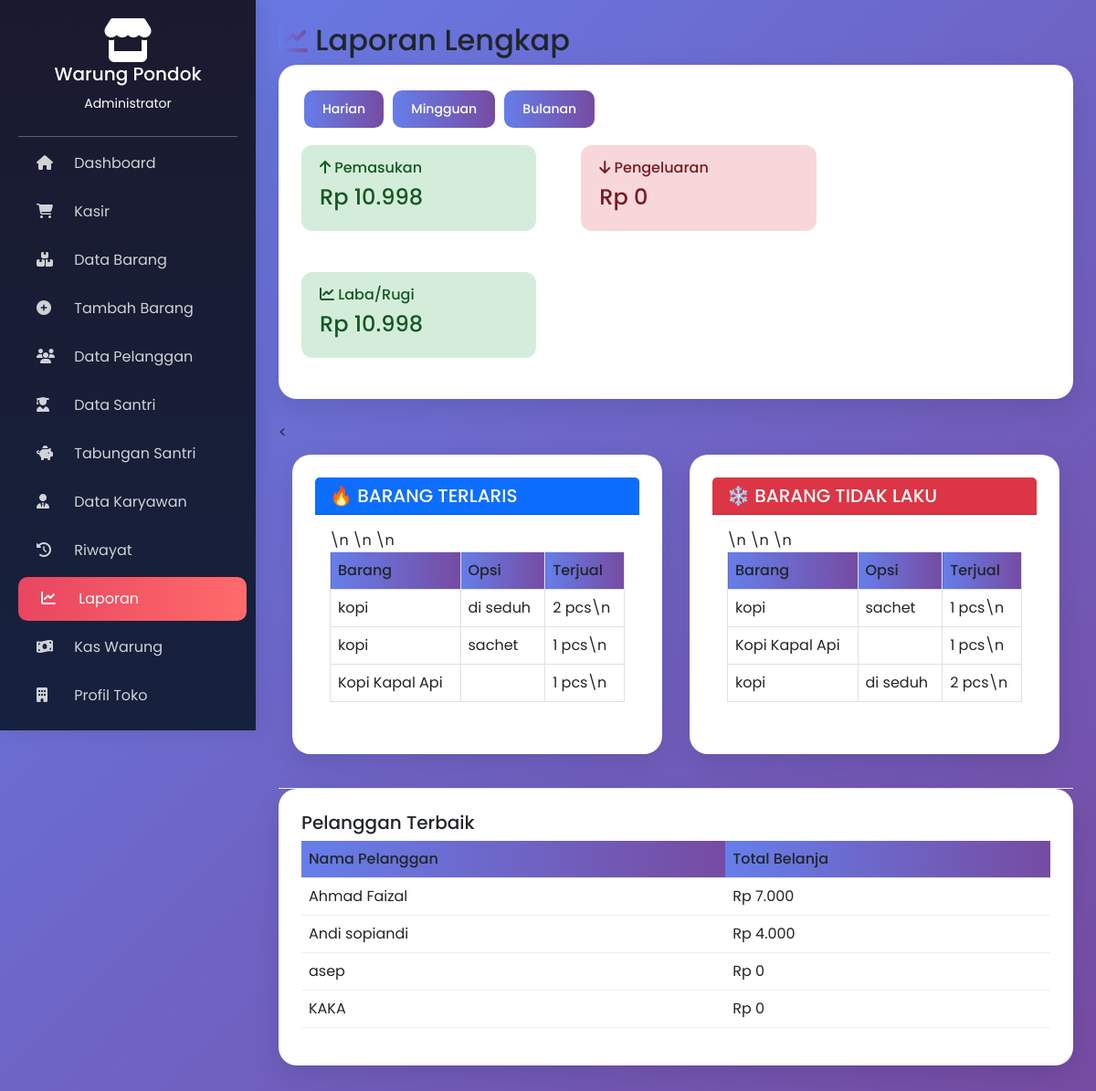
Page /?page=laporan (signed in) on the committed database.
### tables this page shows
CREATE TABLE `profil_toko` (
  `id` int(11) NOT NULL DEFAULT 1,
  `nama_toko` varchar(100) NOT NULL DEFAULT 'Warung Pondok',
  `alamat` text DEFAULT NULL,
  `no_telp` varchar(20) DEFAULT NULL,
  `email` varchar(50) DEFAULT NULL,
  `logo` varchar(100) DEFAULT NULL,
  `footer_text` varchar(255) DEFAULT 'Terima kasih atas kunjungan Anda',
  `created_at` datetime DEFAULT current_timestamp(),
  `updated_at` datetime DEFAULT current_timestamp() ON UPDATE current_timestamp()
);

CREATE TABLE `pelanggan` (
  `id` int(11) NOT NULL,
  `kode_pelanggan` varchar(20) NOT NULL,
  `nama_pelanggan` varchar(100) NOT NULL,
  `no_telp` varchar(15) DEFAULT NULL,
  `alamat` text DEFAULT NULL,
  `total_belanja` decimal(10,2) DEFAULT 0.00,
  `terakhir_belanja` date DEFAULT NULL,
  `status` enum('aktif','nonaktif') DEFAULT 'aktif'
);

### index.php (the view, shortened to what this page needs)
<?php
$host = 'localhost';
$dbname = 'warung_pondok';
$user = 'root';
$pass = '';
try {
    $pdo = new PDO("mysql:host=$host;dbname=$dbname", $user, $pass);
    $pdo->setAttribute(PDO::ATTR_ERRMODE, PDO::ERRMODE_EXCEPTION);
} catch(PDOException $e) {
    die("Koneksi gagal: " . $e->getMessage());
}
function rupiah($angka) {
    return "Rp " . number_format(floatval($angka), 0, ',', '.');
}
function isLoggedIn() {
    return isset($_SESSION['user_id']);
}
function isAdmin() {
    return isset($_SESSION['role']) && $_SESSION['role'] == 'admin';
}
function getProfil($pdo) {
    $stmt = $pdo->query("SELECT * FROM profil_toko WHERE id = 1");
    return $stmt->fetch(PDO::FETCH_ASSOC);
}
try {
    $pdo->query("SELECT 1 FROM santri LIMIT 1");
} catch(PDOException $e) {}
$page = $_GET['page'] ?? 'login';
?>
<!DOCTYPE html>
<html lang="id">
<head>
    <link href="https://cdn.jsdelivr.net/npm/bootstrap@5.3.0/dist/css/bootstrap.min.css" rel="stylesheet">
    <link rel="stylesheet" href="https://cdnjs.cloudflare.com/ajax/libs/font-awesome/6.4.0/css/all.min.css">
</head>
<body class="<?= !isLoggedIn() ? 'login-page' : '' ?>">
<?php if(!isLoggedIn()): ?>
    <div class="login-box">
        <div class="text-center mb-4">
            <i class="fas fa-store fa-4x text-gradient"></i>
            <h3 class="mt-3">Warung Pondok</h3>
            <p class="text-muted">Sistem Penjualan & Stok</p>
        </div>
        <?php if(isset($error)): ?>
            <div class="alert alert-danger"><?= $error ?></div>
        <?php endif; ?>
        <form method="POST">
            <div class="form-group">
                <label><i class="fas fa-user"></i> Username</label>
                <input type="text" name="username" class="form-control" placeholder="Masukkan username" required>
            </div>
            <div class="form-group">
                <label><i class="fas fa-lock"></i> Password</label>
                <input type="password" name="password" class="form-control" placeholder="Masukkan password" required>
            </div>
            <button type="submit" name="login" class="btn btn-primary w-100"><i class="fas fa-sign-in-alt"></i> Login</button>
        </form>
        <hr>
        <div class="text-center text-muted small">
           JANGAN LUPA LOGIN TERLEBIH DAHULU YA!
        </div>
    </div>
<?php else: ?>
<div class="sidebar">
    <div class="text-center mb-4">
        <?php
        $profil = getProfil($pdo);
        if($profil && !empty($profil['logo']) && file_exists($profil['logo'])): ?>
            <img src="<?= $profil['logo'] ?>" style="width: 60px; height: 60px; border-radius: 50%; object-fit: cover; margin-bottom: 10px;">
        <?php else: ?>
            <i class="fas fa-store fa-3x"></i>
        <?php endif; ?>
        <h5><?= htmlspecialchars($profil['nama_toko'] ?? 'Warung Pondok') ?></h5>
        <small><?= $_SESSION['role'] == 'admin' ? 'Administrator' : 'Karyawan' ?></small>
    </div>
    <hr style="margin: 0 20px; opacity: 0.3;">
    <a href="?page=dashboard" class="<?= $page == 'dashboard' ? 'active' : '' ?>"><i class="fas fa-home"></i> Dashboard</a>
    <a href="?page=kasir" class="<?= $page == 'kasir' ? 'active' : '' ?>"><i class="fas fa-shopping-cart"></i> Kasir</a>
    <a href="?page=barang" class="<?= $page == 'barang' ? 'active' : '' ?>"><i class="fas fa-boxes"></i> Data Barang</a>
    <a href="?page=tambah_barang" class="<?= $page == 'tambah_barang' ? 'active' : '' ?>"><i class="fas fa-plus-circle"></i> Tambah Barang</a>
    <a href="?page=pelanggan" class="<?= $page == 'pelanggan' ? 'active' : '' ?>"><i class="fas fa-users"></i> Data Pelanggan</a>
    <a href="?page=santri" class="<?= $page == 'santri' ? 'active' : '' ?>"><i class="fas fa-user-graduate"></i> Data Santri</a>
    <a href="?page=tabungan" class="<?= $page == 'tabungan' ? 'active' : '' ?>"><i class="fas fa-piggy-bank"></i> Tabungan Santri</a>
    <?php if(isAdmin()): ?>
    <a href="?page=karyawan" class="<?= $page == 'karyawan' ? 'active' : '' ?>"><i class="fas fa-user-tie"></i> Data Karyawan</a>
    <?php endif; ?>
    <a href="?page=riwayat" class="<?= $page == 'riwayat' ? 'active' : '' ?>"><i class="fas fa-history"></i> Riwayat</a>
    <a href="?page=laporan" class="<?= $page == 'laporan' ? 'active' : '' ?>"><i class="fas fa-chart-line"></i> Laporan</a>
    <a href="?page=kas" class="<?= $page == 'kas' ? 'active' : '' ?>"><i class="fas fa-money-bill-wave"></i> Kas Warung</a>
    <a href="?page=profil" class="<?= $page == 'profil' ? 'active' : '' ?>"><i class="fas fa-building"></i> Profil Toko</a>
    <?php if(isAdmin()): ?>
    <a href="?page=reset_data" class="<?= $page == 'reset_data' ? 'active' : '' ?>"><i class="fas fa-database"></i> Reset Data</a>
    <?php endif; ?>
</div>
<div class="content">
    <?php
    if($page == 'dashboard'):
        $penjualan_hari = $pdo->query("SELECT SUM(total_harga) as total FROM penjualan WHERE DATE(tanggal) = CURDATE()")->fetch()['total'] ?? 0;
        $total_barang = $pdo->query("SELECT COUNT(*) FROM barang")->fetchColumn();
        $total_pelanggan = $pdo->query("SELECT COUNT(*) FROM pelanggan WHERE nama_pelanggan != 'Umum'")->fetchColumn();
        $saldo_kas = $pdo->query("SELECT saldo_akhir FROM kas_warung ORDER BY id DESC LIMIT 1")->fetchColumn() ?: 0;
        $stokTipis = $pdo->query("SELECT COUNT(*) FROM barang WHERE stok <= stok_minimum")->fetchColumn();
        $total_santri = $pdo->query("SELECT COUNT(*) FROM santri")->fetchColumn();
        $total_saldo_santri = $pdo->query("SELECT SUM(saldo_tabungan) FROM santri")->fetchColumn() ?: 0;
    ?>
        <h2><i class="fas fa-tachometer-alt text-gradient"></i> Dashboard</h2>
        <p>Selamat datang kembali, <?= htmlspecialchars($_SESSION['nama']) ?>! 👋</p>
        <div class="row">
            <div class="col"><div class="stat-card" style="background: linear-gradient(135deg, #667eea, #764ba2);"><i class="fas fa-money-bill-wave fa-2x"></i><h3><?= rupiah($penjualan_hari) ?></h3><p>Penjualan Hari Ini</p></div></div>
            <div class="col"><div class="stat-card" style="background: linear-gradient(135deg, #27ae60, #2ecc71);"><i class="fas fa-boxes fa-2x"></i><h3><?= $total_barang ?></h3><p>Total Barang</p></div></div>
            <div class="col"><div class="stat-card" style="background: linear-gradient(135deg, #f39c12, #e67e22);"><i class="fas fa-users fa-2x"></i><h3><?= $total_pelanggan ?></h3><p>Total Pelanggan</p></div></div>
            <div class="col"><div class="stat-card" style="background: linear-gradient(135deg, #1abc9c, #16a085);"><i class="fas fa-wallet fa-2x"></i><h3><?= rupiah($saldo_kas) ?></h3><p>Saldo Kas</p></div></div>
        </div>
        <div class="row">
            <div class="col"><div class="stat-card" style="background: linear-gradient(135deg, #e94560, #ff6b6b);"><i class="fas fa-exclamation-triangle fa-2x"></i><h3><?= $stokTipis ?></h3><p>Stok Menipis</p></div></div>
            <div class="col"><div class="stat-card" style="background: linear-gradient(135deg, #8e44ad, #9b59b6);"><i class="fas fa-user-graduate fa-2x"></i><h3><?= $total_santri ?></h3><p>Total Santri</p></div></div>
            <div class="col"><div class="stat-card" style="background: linear-gradient(135deg, #16a085, #1abc9c);"><i class="fas fa-piggy-bank fa-2x"></i><h3><?= rupiah($total_saldo_santri) ?></h3><p>Saldo Tabungan Santri</p></div></div>
            <div class="col"><div class="stat-card" style="background: linear-gradient(135deg, #2c3e50, #34495e);"><i class="fas fa-percent fa-2x"></i><h3><?= $total_barang > 0 ? round(($stokTipis/$total_barang)*100, 1) : 0 ?>%</h3><p>Persentase Stok Tipis</p></div></div>
        </div>
        <?php if($stokTipis > 0): ?>
        <div class="alert alert-warning"><i class="fas fa-exclamation-triangle"></i> Terdapat <?= $stokTipis ?> barang dengan stok menipis! <a href="?page=barang" class="alert-link">Lihat daftar</a></div>
        <?php endif; ?>
        <div class="row mt-3">
            <div class="col">
                <div class="card">
                    <h5><i class="fas fa-bolt text-gradient"></i> Menu Cepat</h5>
                    <hr>
                    <div class="d-flex gap-2 flex-wrap">
                        <a href="?page=kasir" class="btn btn-success"><i class="fas fa-cash-register"></i> Transaksi Baru</a>
                        <a href="?page=tambah_barang" class="btn btn-primary"><i class="fas fa-plus"></i> Tambah Barang</a>
                        <a href="?page=pelanggan" class="btn btn-info"><i class="fas fa-user-plus"></i> Tambah Pelanggan</a>
                        <a href="?page=santri" class="btn btn-warning"><i class="fas fa-user-graduate"></i> Tambah Santri</a>
                    </div>
                </div>
            </div>
            <div class="col">
                <div class="card">
                    <h5><i class="fas fa-trophy text-gradient"></i> 5 Pelanggan Terbaik</h5>
                    <hr>
                    <?php
                    $topPelanggan = $pdo->query("SELECT nama_pelanggan, total_belanja FROM pelanggan WHERE nama_pelanggan != 'Umum' ORDER BY total_belanja DESC LIMIT 5")->fetchAll();
                    foreach($topPelanggan as $p): ?>
                        <div class="d-flex justify-content-between mb-2"><span><i class="fas fa-user-circle"></i> <?= $p['nama_pelanggan'] ?></span><span class="fw-bold text-success"><?= rupiah($p['total_belanja']) ?></span></div>
                    <?php endforeach; ?>
                </div>
            </div>
        </div>
    <?php
    elseif($page == 'laporan'):
        $periode = $_GET['periode'] ?? 'bulanan';
        if($periode == 'harian') {
            $pemasukan = $pdo->query("SELECT SUM(total_harga) as total FROM penjualan WHERE DATE(tanggal) = CURDATE()")->fetch()['total'] ?? 0;
            $pengeluaran = $pdo->query("SELECT SUM(jumlah) as total FROM pengeluaran WHERE DATE(tanggal) = CURDATE()")->fetch()['total'] ?? 0;
            $terlaris = $pdo->query("SELECT b.nama_barang, d.opsi_terpakai, SUM(d.jumlah) as terjual FROM detail_penjualan d JOIN barang b ON d.barang_id = b.id JOIN penjualan p ON d.penjualan_id = p.id WHERE DATE(p.tanggal) = CURDATE() GROUP BY b.id, d.opsi_terpakai ORDER BY terjual DESC LIMIT 10")->fetchAll();
            $tidakLaku = $pdo->query("SELECT b.nama_barang, d.opsi_terpakai, SUM(d.jumlah) as terjual FROM detail_penjualan d JOIN barang b ON d.barang_id = b.id JOIN penjualan p ON d.penjualan_id = p.id WHERE DATE(p.tanggal) = CURDATE() GROUP BY b.id, d.opsi_terpakai ORDER BY terjual ASC LIMIT 5")->fetchAll();
        } else {
            $pemasukan = $pdo->query("SELECT SUM(total_harga) as total FROM penjualan WHERE MONTH(tanggal) = MONTH(CURDATE())")->fetch()['total'] ?? 0;
            $pengeluaran = $pdo->query("SELECT SUM(jumlah) as total FROM pengeluaran WHERE MONTH(tanggal) = MONTH(CURDATE())")->fetch()['total'] ?? 0;
            $terlaris = $pdo->query("SELECT b.nama_barang, d.opsi_terpakai, SUM(d.jumlah) as terjual FROM detail_penjualan d JOIN barang b ON d.barang_id = b.id JOIN penjualan p ON d.penjualan_id = p.id WHERE MONTH(p.tanggal) = MONTH(CURDATE()) GROUP BY b.id, d.opsi_terpakai ORDER BY terjual DESC LIMIT 10")->fetchAll();
            $tidakLaku = $pdo->query("SELECT b.nama_barang, d.opsi_terpakai, SUM(d.jumlah) as terjual FROM detail_penjualan d JOIN barang b ON d.barang_id = b.id JOIN penjualan p ON d.penjualan_id = p.id WHERE MONTH(p.tanggal) = MONTH(CURDATE()) GROUP BY b.id, d.opsi_terpakai ORDER BY terjual ASC LIMIT 5")->fetchAll();
        }
        $pelangganTerbaik = $pdo->query("SELECT nama_pelanggan, total_belanja FROM pelanggan WHERE nama_pelanggan != 'Umum' ORDER BY total_belanja DESC LIMIT 10")->fetchAll();
        $laba = $pemasukan - $pengeluaran;
    ?>
        <h2><i class="fas fa-chart-line text-gradient"></i> Laporan Lengkap</h2>
        <div class="card"><div class="mb-3"><a href="?page=laporan&periode=harian" class="btn btn-primary btn-sm">Harian</a> <a href="?page=laporan&periode=mingguan" class="btn btn-primary btn-sm">Mingguan</a> <a href="?page=laporan&periode=bulanan" class="btn btn-primary btn-sm">Bulanan</a></div>
        <div class="row"><div class="col-md-4"><div class="alert alert-success"><h6><i class="fas fa-arrow-up"></i> Pemasukan</h6><h4><?= rupiah($pemasukan) ?></h4></div></div><div class="col-md-4"><div class="alert alert-danger"><h6><i class="fas fa-arrow-down"></i> Pengeluaran</h6><h4><?= rupiah($pengeluaran) ?></h4></div></div><div class="col-md-4"><div class="alert <?= $laba >= 0 ? 'alert-success' : 'alert-danger' ?>"><h6><i class="fas fa-chart-line"></i> Laba/Rugi</h6><h4><?= rupiah($laba) ?></h4></div></div></div></div>
<
<table width="100%" cellpadding="10">
    <tr>
        <td width="50%" valign="top">
            <div class="card">
                <div class="card-header bg-primary text-white">
                    <h5 class="mb-0">🔥 BARANG TERLARIS</h5>
                </div>
                <div class="card-body">
                    <table class="table table-bordered">
                        <thead>
                            <tr><th>Barang</th><th>Opsi</th><th>Terjual</th></tr>
                        </thead>
                        <tbody>
                            <?php foreach($terlaris as $t): ?>
                            <tr>
                                <td><?= $t['nama_barang'] ?></td>
                                <td><?= $t['opsi_terpakai'] ?></td>
                                <td><?= $t['terjual'] ?> pcs</pcs></pcs></?= ?>\n                                </tr>\n                            <?php endforeach; ?>
                        </tbody>
                    </table>
                </div>
            </div>
        </td>
        <td width="50%" valign="top">
            <div class="card">
                <div class="card-header bg-danger text-white">
                    <h5 class="mb-0">❄️ BARANG TIDAK LAKU</h5>
                </div>
                <div class="card-body">
                    <table class="table table-bordered">
                        <thead>
                            <tr><th>Barang</th><th>Opsi</th><th>Terjual</th></tr>
                        </thead>
                        <tbody>
                            <?php foreach($tidakLaku as $t): ?>
                            <tr>
                                <td><?= $t['nama_barang'] ?></td>
                                <td><?= $t['opsi_terpakai'] ?></td>
                                <td><?= $t['terjual'] ?> pcs</pcs></pcs></?= ?>\n                                </tr>\n                            <?php endforeach; ?>
                        </tbody>
                    </table>
                </div>
            </div>
        </td>
    </tr>
</table>
        <div class="card"><h5>Pelanggan Terbaik</h5><table class="table"><thead><tr><th>Nama Pelanggan</th><th>Total Belanja</th></tr></thead><tbody><?php foreach($pelangganTerbaik as $p): ?><tr><td><?= $p['nama_pelanggan'] ?></td><td><?= rupiah($p['total_belanja']) ?></td></tr><?php endforeach; ?></tbody></table></div>
 <?php
    endif; ?>
</div>
<?php endif; ?>
</body>
</html>

### rows in the picture
profil_toko: nama_toko "Warung Pondok"
pelanggan: nama_pelanggan "Ahmad Faizal", total_belanja "Rp 7.000"
pelanggan: nama_pelanggan "Andi sopiandi", total_belanja "Rp 4.000"
pelanggan: nama_pelanggan "asep", total_belanja "Rp 0"
pelanggan: nama_pelanggan "KAKA", total_belanja "Rp 0"

### other values in the picture
rupiah($pemasukan) "Rp 10.998"
rupiah($pengeluaran) "Rp 0"
rupiah($laba) "Rp 10.998"
$t['nama_barang'] "kopi"
$t['opsi_terpakai'] "di seduh"
$t['terjual'] "2"
$t['opsi_terpakai'] "sachet"
$t['terjual'] "1"
$t['nama_barang'] "Kopi Kapal Api"
